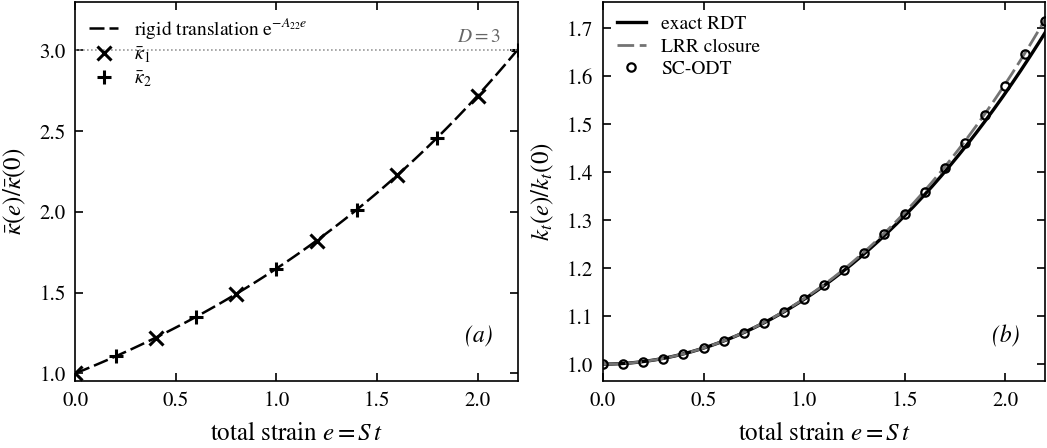

The script that drew this image:
#!/usr/bin/env python3
"""Manuscript figure fig_cmk_rdt (main_v3.tex sec:cmk): the
rapid-distortion limit against the analytic reference used by
Chen, Meneveau & Katz (2006) — eddy events suppressed, inviscid.
(a) component spectral-centroid migration vs the rigid-translation law,
to the end of CMK's straining phase (D=3, e=2.20);
(b) kinetic-energy amplification vs exact RDT (wavevector-ensemble
integration) and the model closure trajectory.
Data: hsA2_ens.npz (case hsA2fig rerun on caro 2026-09-06)."""
import os
import sys

import numpy as np

HERE = os.path.dirname(os.path.abspath(__file__))
sys.path.insert(0, os.path.join(HERE, ".."))
sys.path.insert(0, os.path.join(HERE, "..", "verification"))
from figstyle_jfm import FULL, panel, plt, save  # noqa: E402
from fig_rdt_moments import (exact_rdt, integrate_model,  # noqa: E402
                             strain_tensor)

ECMK = 2.20   # end of CMK's straining phase: D = exp(e/2) = 3


def main():
    d = np.load(os.path.join(HERE, "hsA2_ens.npz"))
    t = d["t"]
    m = t <= ECMK + 1e-9
    A = strain_tensor("plane")
    te, Re = exact_rdt(A, emax=ECMK)
    kte = 0.5 * (Re[0, 0] + Re[1, 1] + Re[2, 2])
    tm, Rm = integrate_model(A, "LRR", emax=ECMK)
    ktm = 0.5 * (Rm[0, 0] + Rm[1, 1] + Rm[2, 2])

    fig, (a, b) = plt.subplots(1, 2, figsize=(FULL, 2.3))
    ee = np.linspace(0, ECMK, 100)
    a.plot(ee, np.exp(0.5 * ee), color="k", ls=(0, (6, 2)), lw=0.9,
           label=r"rigid translation $\mathrm{e}^{-A_{22}e}$")
    # both centroids coincide on the rigid-translation law; interleave the
    # markers (stagger markevery) so the two series read as two coincident
    # curves rather than one combined glyph
    a.plot(t[m], d["c1_mean"][m] / d["c1_mean"][0], color="k", ls="none",
           marker="x", ms=5.0, mew=1.1, markevery=(0, 4),
           label=r"$\bar\kappa_1$")
    a.plot(t[m], d["c2_mean"][m] / d["c2_mean"][0], color="k", ls="none",
           marker="+", ms=5.0, mew=1.1, markevery=(2, 4),
           label=r"$\bar\kappa_2$")
    a.axhline(3.0, color="0.6", lw=0.6, ls=(0, (1, 1.4)))
    a.set_ylim(0.95, 3.3)
    a.text(1.9, 3.05, r"$D=3$", fontsize=7, color="0.4")
    a.set_xlabel(r"total strain $e = S\,t$")
    a.set_ylabel(r"$\bar\kappa(e)/\bar\kappa(0)$")
    a.legend(loc="upper left")
    b.plot(te, kte / kte[0], color="k", ls="-", lw=1.2,
           label="exact RDT")
    b.plot(tm, ktm / ktm[0], color="0.45", ls=(0, (6, 2)), lw=1.0,
           label="LRR closure")
    b.plot(t[m], d["kt_mean"][m] / d["kt_mean"][0], "o",
           color="k", ms=3.0, mfc="none", mew=0.8, label="SC-ODT")
    b.set_xlabel(r"total strain $e = S\,t$")
    b.set_ylabel(r"$k_t(e)/k_t(0)$")
    b.legend(loc="upper left")
    for j, ax in enumerate((a, b)):
        ax.set_xlim(0, ECMK)
        panel(ax, "ab"[j], x=0.88, y=0.15)
    fig.tight_layout(pad=0.4)
    save(fig, os.path.join(HERE, "fig_cmk_rdt"))
    print("centroid at e=2.2:",
          np.interp(ECMK, t, d["c2_mean"] / d["c2_mean"][0]))
    print("kt run/LRR/exact at e=2.2: "
          f"{np.interp(ECMK, t, d['kt_mean'] / d['kt_mean'][0]):.3f} "
          f"{np.interp(ECMK, tm, ktm / ktm[0]):.3f} "
          f"{np.interp(ECMK, te, kte / kte[0]):.3f}")


if __name__ == "__main__":
    main()
